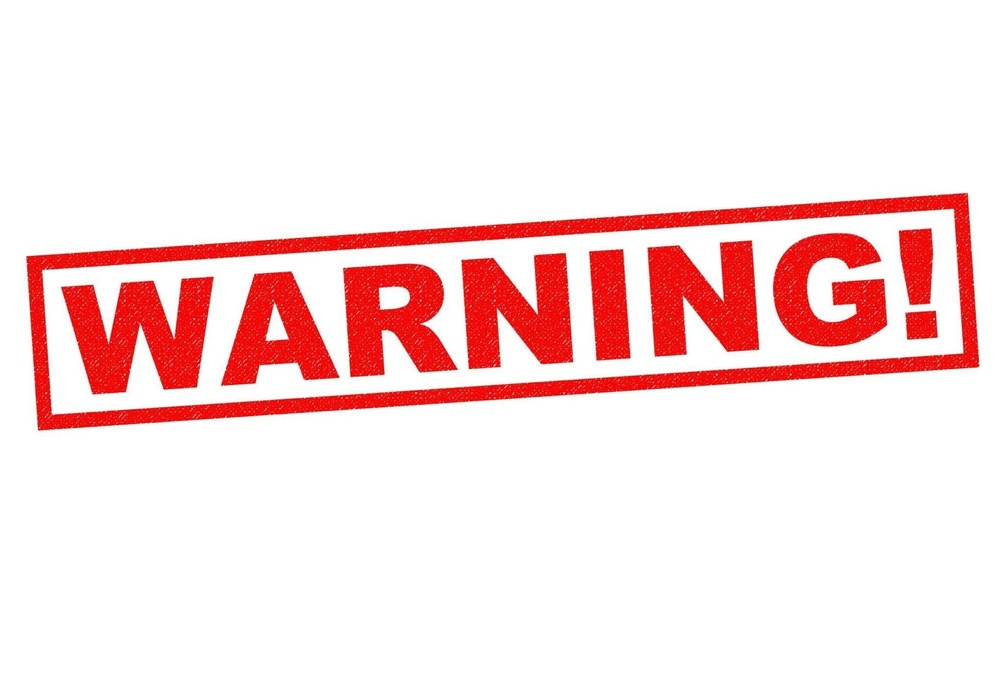
#> input picture ImageProcessing/ComputerVis_Examples/blendingAndPasting/src/warning.jpg, 1000 x 679 px, shrunk from 2020 x 1372 before the run
$ python detect_blur.py --images ../../../ComputerVis_Examples/blendingAndPasting/src   (older library calls are emulated)
#> lines starting #> are read from the running program, lines starting #| are printed output that depends on the picture; after the words box and inside, x2 and y2 are one past the last pixel; in counts of white or black regions, pixels touching at a corner belong together
# gerekli paketleri(kütüphaneleri) içe aktarıyoruz
from imutils import paths
import argparse
import cv2

def variance_of_laplacian(image): #cv2.laplacion fonksiyonu kenar bulur ve kenarların ne kadar belirgin olduğunu ölçer. (mesela bir dağın yanında mavi bir gökyüzü veya bir ağacın yapraklarıyla gövdesi arasındaki ayrım kenardır)

    return cv2.Laplacian(image,cv2.CV_64F).var()  # var fonksiyonu ile döndürülen matrisin varyansını hesaplarız
# terminalden argüman girişi alabilmek için argaparse kütüphanesi kullanıyoruz
ap = argparse.ArgumentParser()  # ArgumentParser sınıfını ap değişkenine atıyoruz
ap.add_argument("-i", "--images", required=True, # ap değişkeninin add_argument fonksiyonunu kullanarak alacağımız argümanları belirliyoruz.
	help="path to input directory of images")
ap.add_argument("-t", "--threshold", type=float, default=100.0,
	help="focus measures that fall below this value will be considered 'blurry'")
args = vars(ap.parse_args())

for imagePath in paths.list_images(args["images"]): #bu döngüde args değişkeniyle gelen görüntü dosyalarını listeliyoruz
    image = cv2.imread(imagePath)     # giriş görüntüsünü listenen imagePath değişkeninden image değişkenine atıyoruz.
#> image is the input picture: shape (679, 1000, 3); mean B, G, R 222.6, 222.9, 250.9
    gray = cv2.cvtColor(image,cv2.COLOR_BGR2GRAY)    # resmi gri tonlara çeviriyoruz
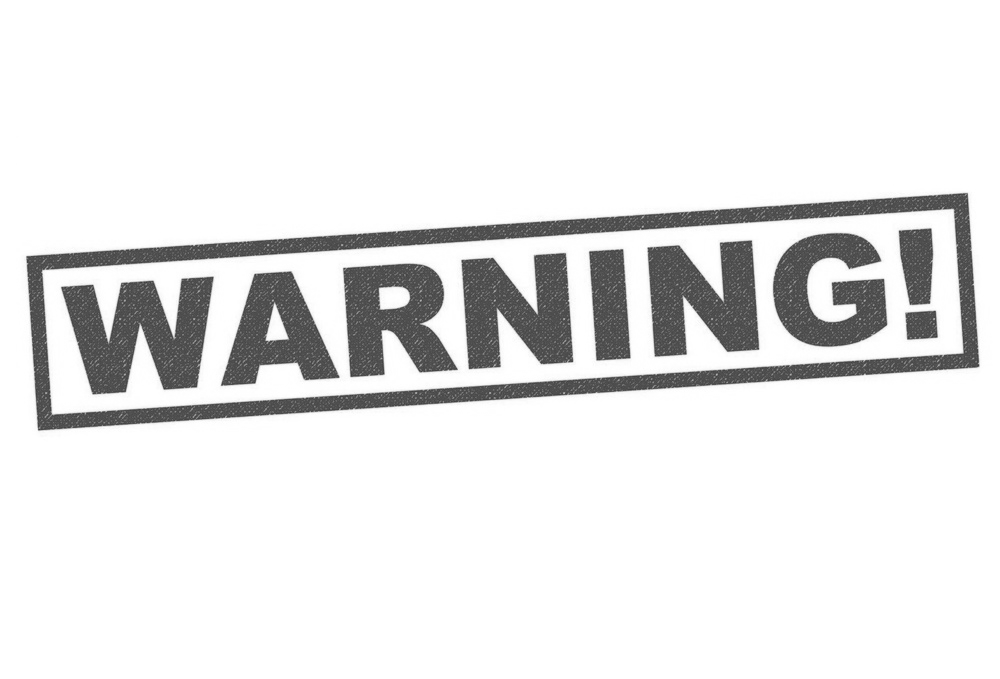
#> gray: shape (679, 1000); min 56, max 255, mean 231.3
    fm = variance_of_laplacian(gray)       # bulunan varyans fm değişkenine atanır
#> fm = 523.3
    text = "Bulankk degil"

    if fm < args["threshold"]:     #default olarak  verilmiş 100 değerinin(eşik değeri) altındaysa resim bulanıktır
        text = "Bulanik"

    cv2.putText(image,"{}: {:.2f}".format(text,fm),(10,30),cv2.FONT_HERSHEY_SIMPLEX,0.8,(0,0,255),3)  #bulunan sonuçlar görüntü üzerine yazılır
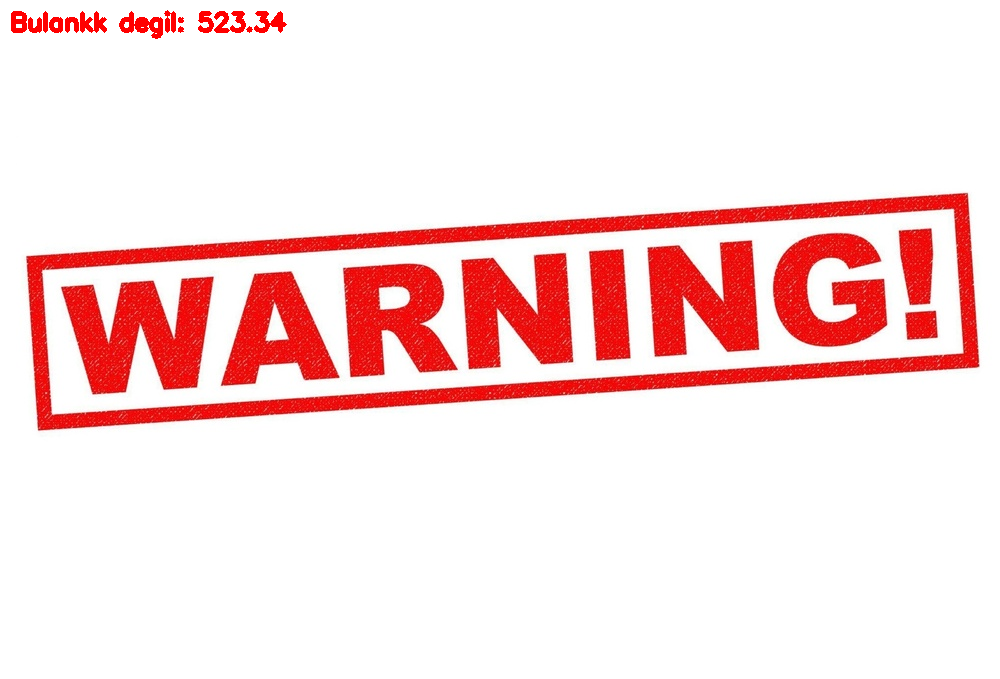
#> image: shape (679, 1000, 3); 0.46% of pixels changed, all inside (x1, y1, x2, y2) = (11, 10, 287, 39)
    cv2.imshow("Image",image)
    if cv2.waitKey(0) == ord('q'):      #q tuşuna basılırsa döngü kırılır
#> (key q is pressed here)
        break
